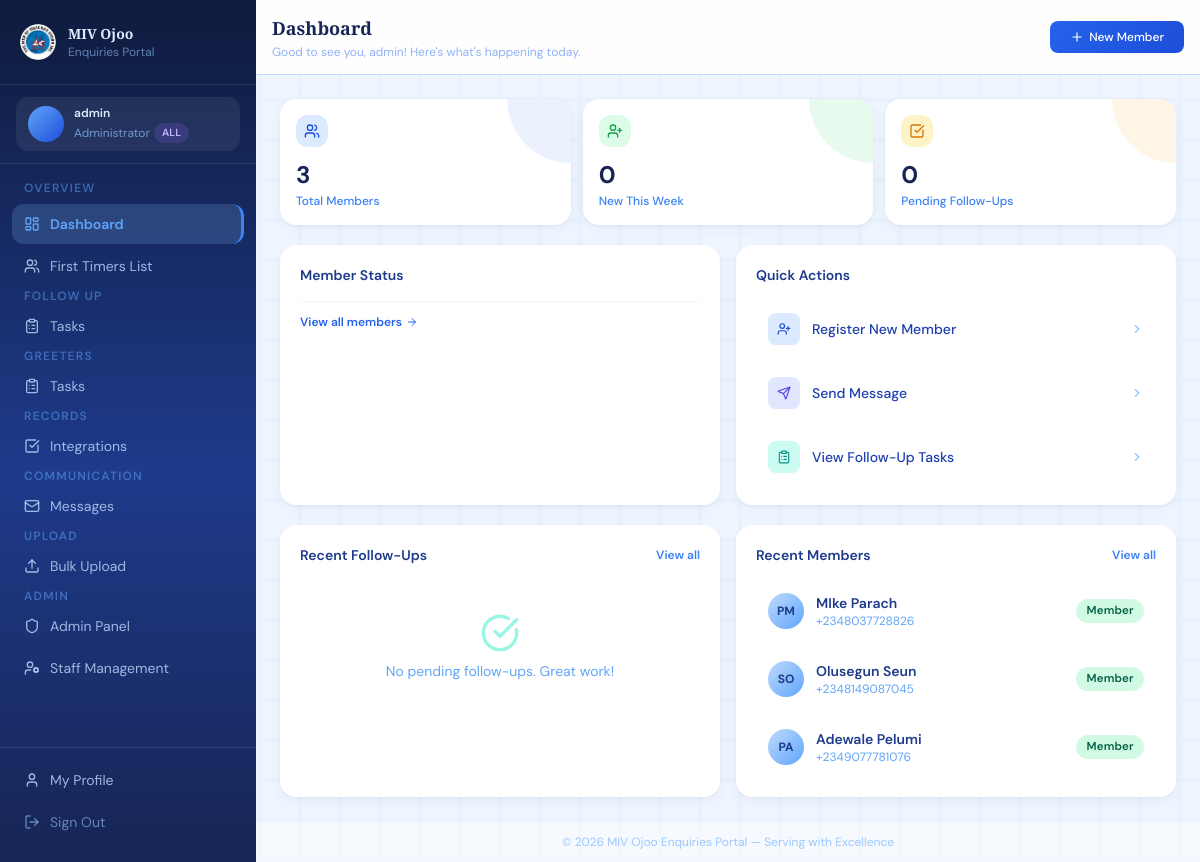
Page /dashboard/ (signed in) on the earlier database version.
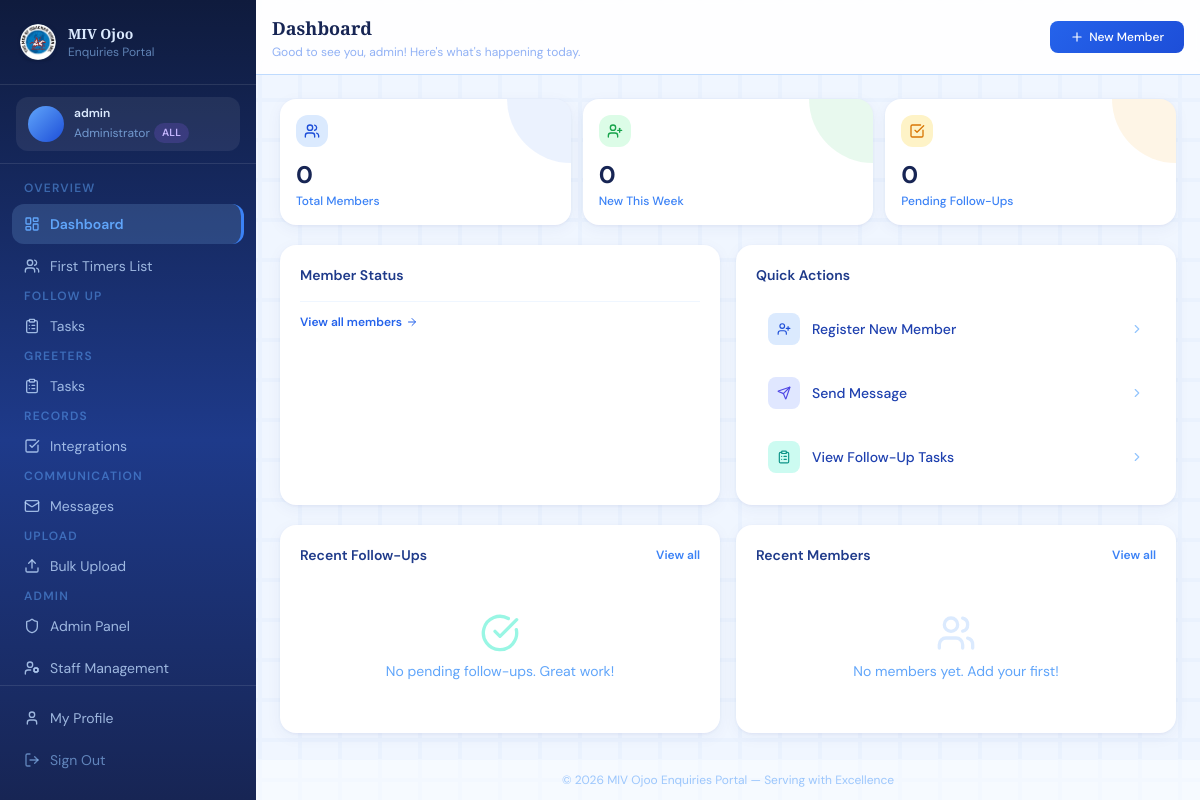
Same page on the later database version.
### enquiries/models.py (models this page shows, shortened)
class Member(models.Model):
    GENDER_CHOICES = [('M', 'Male'), ('F', 'Female')]
    STATUS_CHOICES = [
        ('new', 'New Visitor'),
        ('integrated', 'Member'),
        ('inactive', 'Inactive'),
    ]
    MARITAL_CHOICES = [
        ('single', 'Single'),
        ('married', 'Married'),
        ('divorced', 'Divorced'),
        ('widowed', 'Widowed'),
    ]
    AGE_BRACKET_CHOICES = [
        ('under_18', 'Under 18'),
        ('18_25', '18 – 25'),
        ('26_35', '26 – 35'),
        ('36_45', '36 – 45'),
        ('46_55', '46 – 55'),
        ('56_65', '56 – 65'),
        ('above_65', 'Above 65'),
    ]
    BORN_AGAIN_CHOICES = [
        ('yes', 'Yes'),
        ('no', 'No'),
        ('not_sure', 'Not Sure'),
    ]
    JOINING_CHOICES = [
        ('yes', 'Yes'),
        ('no', 'No'),
        ('considering', 'Still Considering'),
    ]
    VISIT_TIME_CHOICES = [
        ('weekday_morning', 'Weekday Morning'),
        ('weekday_afternoon', 'Weekday Afternoon'),
        ('weekday_evening', 'Weekday Evening'),
        ('saturday_morning', 'Saturday Morning'),
        ('saturday_afternoon', 'Saturday Afternoon'),
        ('sunday_after_service', 'Sunday After Service'),
    ]
    first_name = models.CharField(max_length=100)
    last_name = models.CharField(max_length=100)
    email = models.EmailField(unique=True, null=True, blank=True)
    phone = models.CharField(max_length=20, null=True, blank=True)
    whatsapp = models.CharField(max_length=20, null=True, blank=True)
    gender = models.CharField(max_length=1, choices=GENDER_CHOICES, null=True, blank=True)
    date_of_birth = models.DateField(null=True, blank=True)
    age_bracket = models.CharField(
        max_length=20, choices=AGE_BRACKET_CHOICES, null=True, blank=True
    )
    marital_status = models.CharField(
        max_length=20, choices=MARITAL_CHOICES, null=True, blank=True
    )
    address = models.TextField(null=True, blank=True)
    vocation_address = models.TextField(null=True, blank=True)
    occupation = models.CharField(max_length=100, null=True, blank=True)
    status = models.CharField(max_length=20, choices=STATUS_CHOICES, default='new')
    first_visit_date = models.DateField(default=timezone.now)
    how_did_you_hear = models.CharField(max_length=200, null=True, blank=True)
    previous_church = models.CharField(max_length=200, null=True, blank=True)
    invitee = models.CharField(
        max_length=200, null=True, blank=True,
        help_text="Name of the person who invited this visitor"
    )
    is_born_again = models.CharField(
        max_length=10, choices=BORN_AGAIN_CHOICES, null=True, blank=True
    )
    joining_church = models.CharField(
        max_length=20, choices=JOINING_CHOICES, null=True, blank=True
    )
    preferred_visit_time = models.CharField(
        max_length=30, choices=VISIT_TIME_CHOICES, null=True, blank=True
    )
    prayer_requests = models.TextField(null=True, blank=True)
    observation = models.TextField(
        null=True, blank=True,
        help_text="Staff observations about the visitor"
    )
    interests = models.ManyToManyField(
        'Ministry', blank=True, related_name='interested_members'
    )
    assigned_to = models.ForeignKey(
        User, on_delete=models.SET_NULL, null=True, blank=True,
        related_name='assigned_members',
        help_text="Staff member responsible for follow-up / visitation"
    )
    greeter_assigned_to = models.ForeignKey(
        User, on_delete=models.SET_NULL, null=True, blank=True,
        related_name='greeter_assigned_members',
        help_text="Greeter staff member assigned to welcome this visitor"
    )
    created_by = models.ForeignKey(
        User, on_delete=models.SET_NULL, null=True, blank=True,
        related_name='created_members'
    )
    created_at = models.DateTimeField(auto_now_add=True)
    updated_at = models.DateTimeField(auto_now=True)
    notes = models.TextField(null=True, blank=True)
    profile_photo = models.ImageField(upload_to='members/', null=True, blank=True)
    is_baptized = models.BooleanField(default=False)
    is_active = models.BooleanField(default=True)
    is_contacted = models.BooleanField(default=False)
    contacted_at = models.DateTimeField(null=True, blank=True)
    class Meta:
        ordering = ['-created_at']
    def get_full_name(self):
        return f"{self.last_name} {self.first_name}"
    @property
    def initials(self):
        return f"{self.first_name[0]}{self.last_name[0]}".upper()

### enquiries/views.py (the view)
# urls.py: path('dashboard/', views.dashboard, name='dashboard'),
@login_required
def dashboard(request):
    today   = timezone.now().date()
    profile = get_profile(request.user)
    section = profile.section
    base_members = member_qs(request.user)
    total_members   = base_members.count()
    new_this_week   = base_members.filter(first_visit_date__gte=today - timedelta(days=7)).count()
    upcoming_events = Event.objects.filter(start_date__gte=timezone.now(), status='upcoming').count()
    prayer_requests = PrayerRequest.objects.filter(status='pending').count()
    pending_followups = followup_qs(request.user).filter(status='pending').count()
    overdue_followups = followup_qs(request.user).filter(
        status__in=['pending', 'in_progress'], due_date__lt=today
    ).count()
    my_followups   = followup_qs(request.user).filter(
        status__in=['pending', 'in_progress']
    ).select_related('member')[:5]
    recent_members = base_members.select_related('assigned_to', 'greeter_assigned_to')[:5]
    upcoming_event_list = Event.objects.filter(
        start_date__gte=timezone.now(), status='upcoming'
    ).order_by('start_date')[:4]
    status_data   = base_members.values('status').annotate(count=Count('status'))
    status_counts = {item['status']: item['count'] for item in status_data}
    weekly_data = []
    for i in range(7, -1, -1):
        week_start = today - timedelta(weeks=i + 1)
        week_end   = today - timedelta(weeks=i)
        count = base_members.filter(
            first_visit_date__gte=week_start,
            first_visit_date__lt=week_end,
        ).count()
        weekly_data.append({'week': week_end.strftime('%b %d'), 'count': count})
    from .models import Integration
    total_registered  = base_members.count()
    total_integrated  = base_members.filter(status='integrated').count()
    conversion_rate   = round((total_integrated / total_registered * 100), 1) if total_registered else 0
    integration_trend = []
    for i in range(5, -1, -1):
        month_start = (today.replace(day=1) - timedelta(days=i * 30)).replace(day=1)
        month_end   = (month_start + timedelta(days=32)).replace(day=1)
        count = Integration.objects.filter(
            integrated_on__gte=month_start, integrated_on__lt=month_end
        ).count()
        integration_trend.append({'month': month_start.strftime('%b'), 'count': count})
    context = {
        'total_members':      total_members,
        'new_this_week':      new_this_week,
        'pending_followups':  pending_followups,
        'upcoming_events':    upcoming_events,
        'prayer_requests':    prayer_requests,
        'my_followups':       my_followups,
        'recent_members':     recent_members,
        'upcoming_event_list': upcoming_event_list,
        'overdue_followups':  overdue_followups,
        'status_counts':      status_counts,
        'weekly_data':        weekly_data,
        'section':            section,
        'profile':            profile,
        'is_greeters':        section == 'greeters',
        'is_followup':        section == 'followup',
        'can_see_all':        can_see_all(request.user),
        'is_section_admin':   is_section_admin(request.user),
        'total_registered':  total_registered,
        'total_integrated':  total_integrated,
        'conversion_rate':   conversion_rate,
        'integration_trend': integration_trend,
    }
    return render(request, 'enquiries/dashboard.html', context)

### enquiries/views.py (called while the page is built, shortened)
def get_profile(user):
    profile, _ = UserProfile.objects.get_or_create(user=user)
    return profile

def can_see_all(user):
    if user.is_superuser:
        return True
    profile = get_profile(user)
    return profile.role == 'admin' and profile.section == 'all'

def is_section_admin(user):
    if user.is_superuser:
        return True
    return get_profile(user).role in ('admin', 'section_admin')

def member_qs(user):
    qs = Member.objects.filter(is_active=True)
    if can_see_all(user):
        return qs

def followup_qs(user):
    if can_see_all(user):
        return FollowUp.objects.all()

### templates/enquiries/dashboard.html (shortened to what the changed rows need)
{% extends "base.html" %}
{% block page_title %}Dashboard{% endblock %}
{% block content %}
<div class="grid grid-cols-2 sm:grid-cols-3 gap-3 mb-5">
  <div class="card p-4 relative overflow-hidden">
    <div class="absolute top-0 right-0 w-16 h-16 rounded-bl-full opacity-10" style="background:#3b82f6;"></div>
    <div class="w-8 h-8 rounded-xl flex items-center justify-center mb-3 bg-blue-100">
      <i data-lucide="users" class="w-4 h-4 text-blue-700"></i>
    </div>
    <p class="text-2xl font-bold text-blue-950">{{ total_members }}</p>
    <p class="text-xs text-blue-500 mt-0.5 font-medium">Total Members</p>
  </div>
</div>
<div class="grid grid-cols-1 md:grid-cols-2 gap-4">
  <div class="card p-5">
    {% if recent_members %}
    <div class="space-y-2">
      {% for member in recent_members %}
      <a href="{% url 'member_detail' member.pk %}"
        class="flex items-center gap-3 p-3 rounded-xl hover:bg-blue-50 transition-colors group">
        <div class="avatar text-xs bg-gradient-to-br from-blue-200 to-blue-400 text-blue-900 font-bold flex-shrink-0">
          {{ member.initials }}
        </div>
        <div class="flex-1 min-w-0">
          <p class="text-sm font-semibold text-blue-900 group-hover:text-blue-600 truncate">{{ member.get_full_name }}</p>
          <p class="text-xs text-blue-400 truncate">{{ member.phone|default:member.email|default:"No contact info" }}</p>
        </div>
        <span class="badge badge-{{ member.status }} flex-shrink-0">{{ member.get_status_display }}</span>
      </a>
      {% endfor %}
    </div>
    {% else %}
    <div class="text-center py-8">
      <i data-lucide="users" class="w-10 h-10 text-blue-100 mx-auto mb-2"></i>
      <p class="text-sm text-blue-400">No members yet. Add your first!</p>
    </div>
    {% endif %}
  </div>
</div>
{% endblock %}

Differences in the rows shown:
no longer on this page (row edited): Member: initials "PM", get_full_name "MIke Parach", phone "+2348037728826", status "Member"
no longer on this page (row edited): Member: initials "SO", get_full_name "Olusegun Seun", phone "+2348149087045", status "Member"
no longer on this page (row edited): Member: initials "PA", get_full_name "Adewale Pelumi", phone "+2349077781076", status "Member"
Other differences:
{{ total_members }}: "3" → "0"
text now shown: "No members yet. Add your first!"
